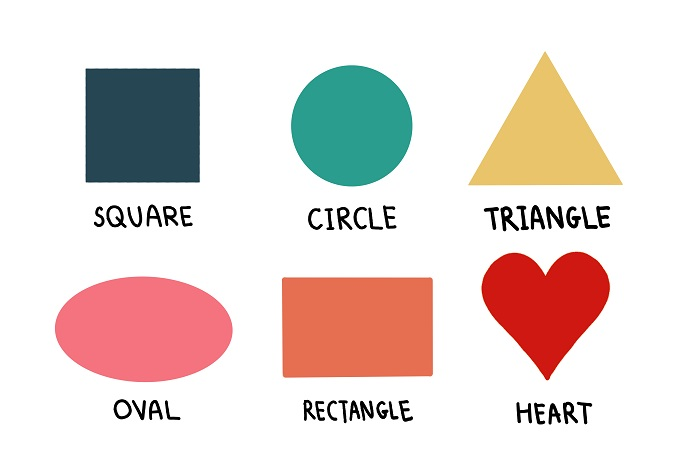
#> input picture shape.jpg, 700 x 466 px
$ jupyter execute --allow-errors 4-contour.ipynb
#> lines starting #> are read from the running program, lines starting #| are printed output that depends on the picture; after the words box and inside, x2 and y2 are one past the last pixel; in counts of white or black regions, pixels touching at a corner belong together
[cell 1]
import cv2 as cv
import numpy as np
import random as rng
from matplotlib import pyplot as plt

[cell 2]
img = cv.imread("shape.jpg")
#> img is the input picture: shape (466, 700, 3); mean B, G, R 214.2, 218.1, 230.9
h,w,d =img.shape
#> h = 466; w = 700; d = 3
# img = cv.resize(img, (w//5,h//5))

[cell 3]
from copy import deepcopy
new_img = deepcopy(img)
h,w,d = img.shape

img_gray = cv.cvtColor(new_img,cv.COLOR_BGR2GRAY)
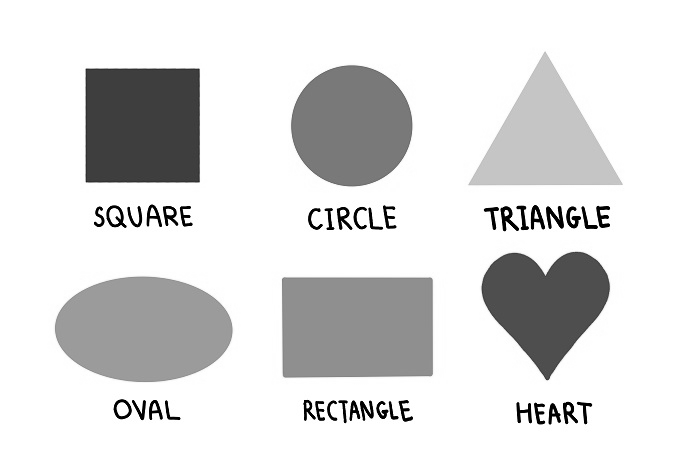
#> img_gray: shape (466, 700); min 0, max 255, mean 221.5

[cell 4]
threshold = 200
# edge detection
canny_image = cv.Canny(img_gray,threshold,threshold*2)
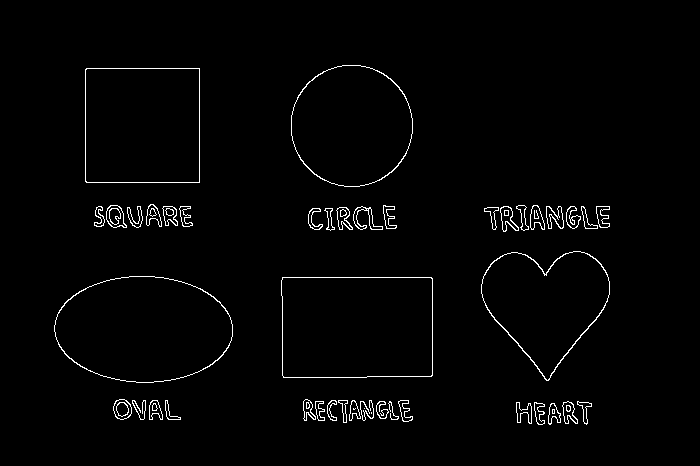
#> canny_image: shape (466, 700); 1.8% white in thin lines or dots, all inside (x1, y1, x2, y2) = (54, 65, 610, 425)

# find countour
contours,hierarchy = cv.findContours(canny_image,cv.RETR_TREE,cv.CHAIN_APPROX_SIMPLE)
#> contours = 107 contours, 16 with area under 20; largest, box (x1, y1, x2, y2) and area: (281, 277, 433, 378) 14948, (281, 277, 433, 378) 14944, (54, 276, 233, 383) 14822, (54, 276, 233, 383) 14734, (85, 68, 200, 183) 12995

[cell 5]
# Draw contours
drawing = np.zeros((canny_image.shape[0], canny_image.shape[1], 3), dtype=np.uint8)
for i in range(len(contours)):
    color = (rng.randint(0,256), rng.randint(0,256), rng.randint(0,256))
    cv.drawContours(drawing, contours, i, color, 2, cv.LINE_8, hierarchy, 0)
#> this loop made 107 passes
#> color on passes 1 to 12: (197, 215, 20), (132, 248, 207), (155, 244, 183), (111, 71, 144), (71, 48, 128), (75, 158, 50), (37, 169, 241), (51, 181, 222), (161, 104, 244), (226, 133, 31), (7, 47, 204), (0, 252, 170)
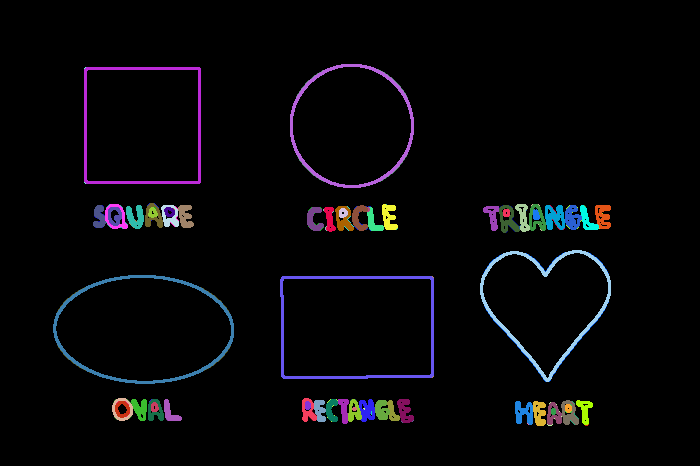
#> drawing: shape (466, 700, 3); mean of channels 0, 1, 2 8.6, 6.4, 6.8; drawn as B, G, R

[cell 6]
img.shape
#> Out = (466, 700, 3)

[cell 7]
fig, axes = plt.subplots(1, 4, figsize=(16, 5))
axes[0].imshow(cv.cvtColor(img,cv.COLOR_BGR2RGB))
axes[0].set_title("img")
axes[0].axis("off")
axes[1].imshow(img_gray, cmap="gray")
axes[1].set_title("gray")
axes[1].axis("off")
axes[2].imshow(canny_image)
axes[2].set_title("canny_image")
axes[2].axis("off")
axes[3].imshow(drawing)
axes[3].set_title("img_drawing")
axes[3].axis("off")
plt.show()
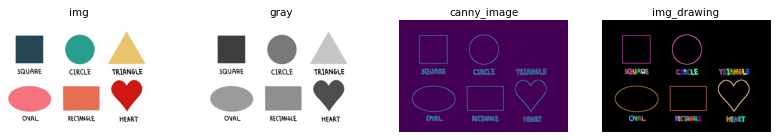
#> figure drawn by matplotlib, 4 panels

[cell 8]
img = img[50:200,60:200]
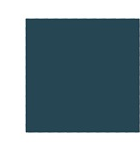
#> img: shape (150, 140, 3); mean B, G, R 148.1, 140.1, 120.3
